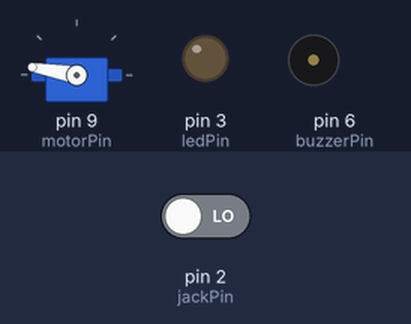
This sketch was run on a simulated Arduino Uno, built with avr-gcc and run on an emulated ATmega328P. Parts: servo, output pins drawn as LEDs (lit = HIGH), buzzer (waves = sounding). Inputs (shaded band) come from the test bench; at power-on: pin 2 (jackPin) LOW.

Above: at 0.9 s.
1.0 s: pin 2 (jackPin) driven HIGH
At 1.9 s:
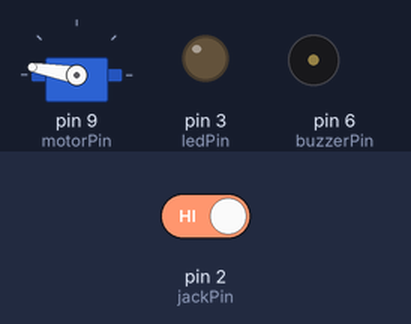
2.5 s: pin 2 (jackPin) driven LOW
At 4.2 s:
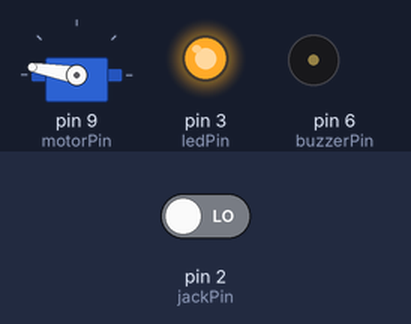
At 26.2 s:
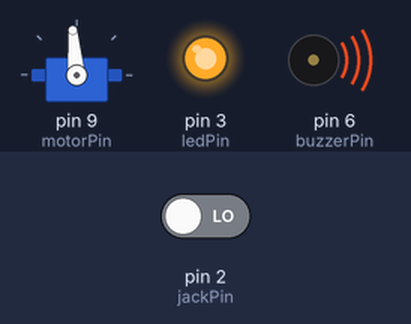
Timing chart, 0 to 27.7 s (numbered marks = the images above; inputs shaded):
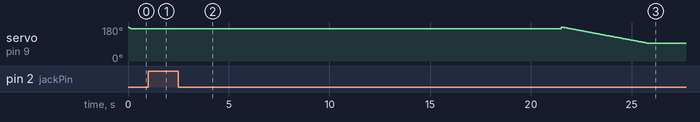

The sketch:

sequenceur.ino
```cpp
#include <Servo.h>

//led du haut (rouge) : directement connécté sur l'interupteur, représente l'alimentation 9V
//led du milieu (jaune) : s'allume quand le cable jack a été araché, l'arduino commence à compter
//led du bas (vert) : c'est la sortie du cable jack : allumé=jack branché ; éteint=jack débranché

int time = 18000;//time befor opening parachute case

int jackPin = 2;
int ledPin = 3;
int motorPin = 9;
int buzzerPin = 6;
int pos = 0;
long timer_secu = 0;
long last_time_pluged=0;
long millis_now=0;

Servo myServo;

void setup()
{
  //init
  pinMode (jackPin, INPUT);
  pinMode (ledPin, OUTPUT);
  pinMode (buzzerPin, OUTPUT);

  myServo.attach(motorPin);

  for (pos = 180; pos >= 170; pos -= 1) { //cette fonction remet le bras en position de départ
    myServo.write(pos);
    delay(15);
  }

  while (timer_secu<1000)//until removing jack
  {
    millis_now=millis();
    if(digitalRead(jackPin)==1){
      last_time_pluged=millis_now;
    }

    timer_secu=millis_now-last_time_pluged;
  }
  digitalWrite(ledPin, HIGH);//turning n the led

  delay(time);//waiting until end of flight


 for (pos = 180; pos >= 95; pos -= 1) { //realaising parachute
    myServo.write(pos);
    delay(50);
  }
  analogWrite(buzzerPin, 90);
}
void loop()
{


}
```

Measured:
- after the input at 1.0 s, pin 3 (ledPin): stays LOW (without the input it goes to HIGH after 0.00 s)
- after the input at 2.5 s, pin 3 (ledPin): LOW → HIGH after 1.0 s; tone on pin 6 (buzzerPin): silent → 977 Hz after 23.3 s
